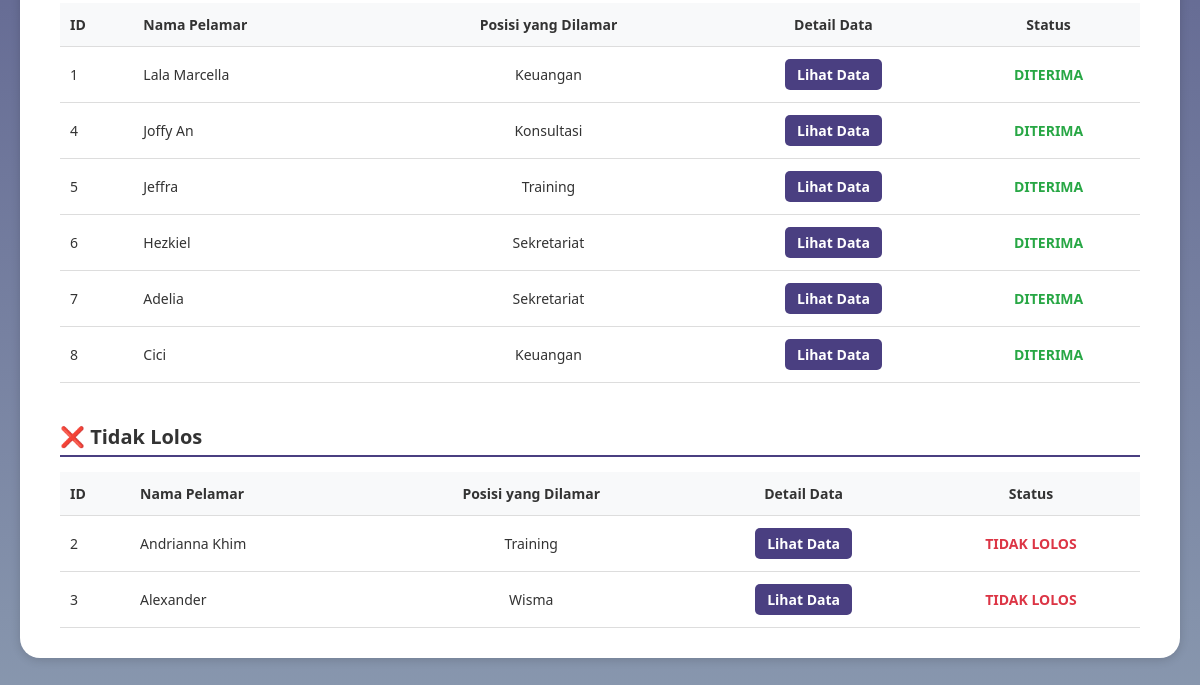
Before: /administrasi_pelamar.php (lower part) with the older database file.
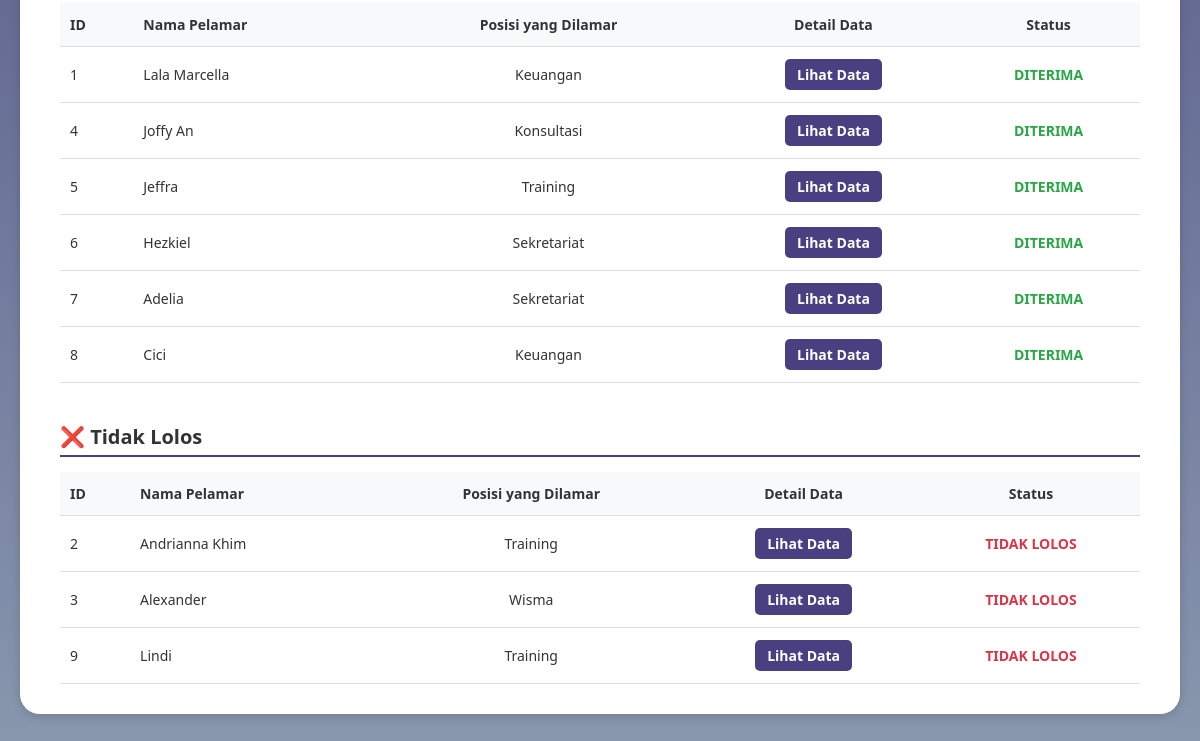
After: the same page with the newer database file.
### tables this page shows
CREATE TABLE `data_pelamar` (
  `id` int(11) NOT NULL,
  `user_id` int(11) NOT NULL,
  `nama_lengkap` varchar(100) DEFAULT NULL,
  `posisi_dilamar` varchar(100) DEFAULT NULL,
  `jenis_kelamin` varchar(20) DEFAULT NULL,
  `tempat_lahir` varchar(100) DEFAULT NULL,
  `tanggal_lahir` date DEFAULT NULL,
  `nik` varchar(50) DEFAULT NULL,
  `alamat_rumah` text DEFAULT NULL,
  `alamat_domisili` text DEFAULT NULL,
  `no_telp` varchar(20) DEFAULT NULL,
  `email` varchar(100) DEFAULT NULL,
  `agama` varchar(50) DEFAULT NULL,
  `kontak_darurat` varchar(50) DEFAULT NULL,
  `pendidikan_terakhir` varchar(50) DEFAULT NULL,
  `surat_lamaran` varchar(255) DEFAULT NULL,
  `cv` varchar(255) DEFAULT NULL,
  `photo_formal` varchar(255) DEFAULT NULL,
  `ijazah_transkrip` varchar(255) DEFAULT NULL,
  `berkas_pendukung` varchar(255) DEFAULT NULL,
  `ktp` varchar(255) DEFAULT NULL,
  `status` varchar(50) DEFAULT 'Menunggu Proses',
  `status_seleksi` varchar(100) DEFAULT 'Proses seleksi sedang berlangsung',
  `pengumuman` text DEFAULT 'Belum ada pengumuman saat ini.',
  `created_at` timestamp NOT NULL DEFAULT current_timestamp()
);

### administrasi_pelamar.php (the view, shortened to what this page needs)
<?php
require 'config.php';
function getApplicantsByStatus($conn, $status) {
    $stmt = $conn->prepare("SELECT id, nama_lengkap, posisi_dilamar, no_telp, email, status FROM data_pelamar WHERE status = ?");
    $stmt->bind_param("s", $status);
    $stmt->execute();
    return $stmt->get_result();
}
$pelamarDiterima = getApplicantsByStatus($conn, 'Diterima');
$pelamarTidakLolos = getApplicantsByStatus($conn, 'Tidak Lolos');
?>
<!DOCTYPE html>
<html lang="id">
<head>
</head>
<body>
<main>
    <div class="card">
        <table class="data-table">
            <thead>
                <tr>
                    <th class="text-left">ID</th>
                    <th class="text-left">Nama Pelamar</th>
                    <th>Posisi yang Dilamar</th>
                    <th>Detail Data</th>
                    <th>Status</th>
                </tr>
            </thead>
            <tbody>
                 <?php if ($pelamarDiterima->num_rows > 0): ?>
                    <?php while($row = $pelamarDiterima->fetch_assoc()): ?>
                    <tr>
                        <td class="text-left"><?= $row['id'] ?></td>
                        <td class="text-left"><?= htmlspecialchars($row['nama_lengkap']) ?></td>
                        <td><?= htmlspecialchars($row['posisi_dilamar']) ?></td>
                        <td><a href="detail_pelamar.php?id=<?= $row['id'] ?>" class="btn-aksi btn-lihat">Lihat Data</a></td>
                        <td><span style="color: #28a745; font-weight: bold;">DITERIMA</span></td>
                    </tr>
                    <?php endwhile; ?>
                <?php else: ?>
                    <tr><td colspan="5" class="no-data">Tidak ada pelamar yang diterima.</td></tr>
                <?php endif; ?>
            </tbody>
        </table>
        <h3 class="section-title">❌ Tidak Lolos</h3>
        <table class="data-table">
            <thead>
                <tr>
                    <th class="text-left">ID</th>
                    <th class="text-left">Nama Pelamar</th>
                    <th>Posisi yang Dilamar</th>
                    <th>Detail Data</th>
                    <th>Status</th>
                </tr>
            </thead>
            <tbody>
                 <?php if ($pelamarTidakLolos->num_rows > 0): ?>
                    <?php while($row = $pelamarTidakLolos->fetch_assoc()): ?>
                    <tr>
                        <td class="text-left"><?= $row['id'] ?></td>
                        <td class="text-left"><?= htmlspecialchars($row['nama_lengkap']) ?></td>
                        <td><?= htmlspecialchars($row['posisi_dilamar']) ?></td>
                        <td><a href="detail_pelamar.php?id=<?= $row['id'] ?>" class="btn-aksi btn-lihat">Lihat Data</a></td>
                        <td><span style="color: #dc3545; font-weight: bold;">TIDAK LOLOS</span></td>
                    </tr>
                    <?php endwhile; ?>
                <?php else: ?>
                    <tr><td colspan="5" class="no-data">Tidak ada pelamar yang tidak lolos.</td></tr>
                <?php endif; ?>
            </tbody>
        </table>
    </div>
</main>
</body>
</html>

Changed rows visible on the page:
added data_pelamar: id "9", nama_lengkap "Lindi", posisi_dilamar "Training", shown under "❌ Tidak Lolos"
